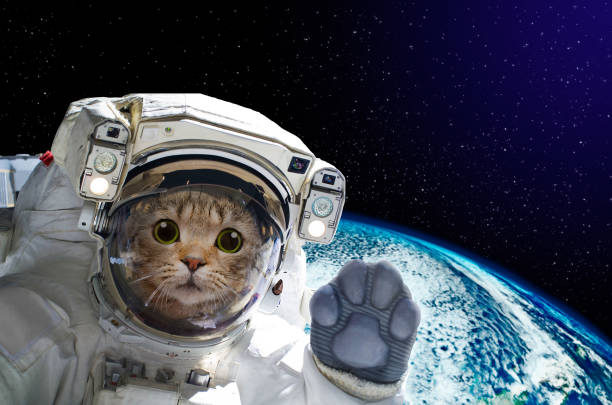
#> input picture assets/images/cat-in-space.jpg, 612 x 405 px
$ python generate_cat.py
#> lines starting #> are read from the running program, lines starting #| are printed output that depends on the picture
"""Convert the home banner photo into dot-matrix ASCII.

Reads assets/images/cat-in-space.jpg and writes templates/partials/cat.html.
Each cell is a dot sized by brightness (· •) on a square grid; the earth's
blues keep a blue tint, everything else sits on the site's ink ramp. Stars
that a cell average would wash out are kept by also looking at each cell's
brightest pixel. Stars alone in open sky go to a layer of their own laid over
the art, where CSS makes them twinkle; the rest stay put.

The art is a picture, so it is written as an inline SVG: every dot sits where
JetBrains Mono would put its "·" or "•" on the grid, drawn as a round cap of
the glyph's own size, one path per tone and size. The twinkling stars are
small HTML dots over it, so their animation stays on the compositor.
"""

from __future__ import annotations

import argparse
import colorsys
import html
from pathlib import Path

from PIL import Image, ImageEnhance, ImageFilter, ImageOps

PROJECT_ROOT = Path(__file__).resolve().parents[1]
SOURCE = PROJECT_ROOT / "assets" / "images" / "cat-in-space.jpg"
OUTPUT = PROJECT_ROOT / "templates" / "partials" / "cat.html"
LABEL = "ascii art of a cat in a spacesuit waving, the earth behind it"

# (left, top, right, bottom) as fractions of the photo: drop the empty sky
# above the helmet and the suit's cuff below the paw.
CROP = (0.0, 0.2, 1.0, 0.84)

# tone classes: t* the ink ramp, b* the earth, w* the cat's fur, g its eyes

# Where each glyph's ink sits in its cell, in cells (a cell is the 0.4em the
# art advances and steps down by). JetBrains Mono's ascent (1.02em) and descent
# (0.3em) put the baseline 0.56em into a 0.4em line; "·" is centred 0.341em
# above it with a 0.082em radius, "•" 0.365em above with 0.12em; both are
# centred 0.3em into their advance.
CENTRE_X = 0.75
CENTRE_Y = {"·": 0.5475, "•": 0.4875}
RADIUS = {"·": 0.205, "•": 0.3}


def _prepare(cols: int, rows: int) -> tuple[Image.Image, Image.Image]:
  image = Image.open(SOURCE).convert("RGB")
  width, height = image.size
  left, top, right, bottom = CROP
  image = image.crop(
    (int(width * left), int(height * top), int(width * right), int(height * bottom))
  )
  image = ImageOps.autocontrast(image, cutoff=0.5)
  image = image.filter(ImageFilter.UnsharpMask(radius=3, percent=120, threshold=2))
  image = ImageEnhance.Color(image).enhance(1.3)
  mean = image.resize((cols, rows), Image.BOX)
  # each cell's brightest pixel, so single-pixel stars survive the average
  cell = max(3, round(image.width / cols) | 1)
  peak = (
    image.convert("L")
    .filter(ImageFilter.MaxFilter(cell))
    .resize((cols, rows), Image.NEAREST)
  )
  return mean, peak


def _kind(r: int, g: int, b: int) -> str:
  hue, light, sat = colorsys.rgb_to_hls(r / 255, g / 255, b / 255)
  if 0.5 <= hue <= 0.72 and sat > 0.3 and light > 0.1:
    return "blue"
  if hue < 0.11 and sat > 0.3 and light > 0.12:
    return "fur"
  if 0.11 <= hue <= 0.3 and sat > 0.35 and light > 0.12:
    return "eye"
  return "ink"


def _dot(lum: float) -> str:
  return "·" if lum < 0.4 else "•"


def _cell(rgb: tuple[int, int, int], peak: float) -> tuple[str, str]:
  r, g, b = rgb
  lum = (0.2126 * r + 0.7152 * g + 0.0722 * b) / 255
  kind = _kind(r, g, b)
  if kind == "fur":
    # fur is darker than the suit around it; lift it so the face reads
    lum = min(1.0, lum * 1.5 + 0.08)
  # the sky's navy wash is blue too, but darker than any ocean
  if (kind == "ink" and lum < 0.15) or (kind == "blue" and lum < 0.17):
    # dark sky: a star only where one pixel is bright
    if peak > 0.4:
      return "·", "s2" if peak > 0.75 else "s1"
    return " ", ""
  if kind == "blue":
    return _dot(lum), "b1" if lum < 0.25 else "b2" if lum < 0.45 else "b3"
  if kind == "fur":
    return _dot(lum), "w1" if lum < 0.4 else "w2" if lum < 0.6 else "w3"
  if kind == "eye":
    return "•", "g"
  if lum < 0.25:
    return "·", "t1"
  if lum < 0.4:
    return "·", "t2"
  if lum < 0.55:
    return "•", "t2"
  if lum < 0.75:
    return "•", "t3"
  return "•", "t4"


def _smooth(row: list[tuple[str, str]]) -> list[tuple[str, str]]:
  """Give a grey dot its neighbours' grey when both agree and it alone differs.

  Each lone flip costs two spans in the markup; on the suit they read as noise.
  Colours (earth, fur, eyes) are left exactly as drawn.
  """
  out = list(row)
  for x in range(1, len(row) - 1):
    (before, left), (glyph, tone), (after, right) = row[x - 1], row[x], row[x + 1]
    if " " in (before, glyph, after) or left != right or tone == left:
      continue
    if tone.startswith("t") and left.startswith("t"):
      out[x] = (glyph, left)
  return out


def render(cols: int, rows: int) -> list[list[tuple[str, str]]]:
  mean, peak = _prepare(cols, rows)
  return [
    _smooth(
      [_cell(mean.getpixel((x, y)), peak.getpixel((x, y)) / 255) for x in range(cols)]
    )
    for y in range(rows)
  ]


def split_stars(
  cells: list[list[tuple[str, str]]],
) -> tuple[list[list[tuple[str, str]]], list[tuple[int, int, bool]]]:
  """Take the stars alone in open sky out of the art, to twinkle on their own.

  A star with anything but other stars near it is a glint on the suit or
  visor, not sky; it stays in the art as a still grey dot.
  """
  rows, cols = len(cells), len(cells[0])
  art = [list(row) for row in cells]
  stars = []
  for y in range(rows):
    for x in range(cols):
      glyph, tone = cells[y][x]
      if not tone.startswith("s"):
        continue
      near = sum(
        1
        for ny in range(max(0, y - 2), min(rows, y + 3))
        for nx in range(max(0, x - 3), min(cols, x + 4))
        if (nx, ny) != (x, y)
        and cells[ny][nx][0] != " "
        and not cells[ny][nx][1].startswith("s")
      )
      if near == 0:
        stars.append((x, y, tone == "s2"))
        art[y][x] = (" ", "")
      else:
        art[y][x] = (glyph, "t2" if tone == "s2" else "t1")
  return art, stars


def stars_html(stars: list[tuple[int, int, bool]], cols: int, rows: int) -> str:
  """The twinkling stars, on the art's grid: one small dot each, with one of
  six rhythms picked from its place so neighbours never pulse together."""
  dots = []
  for x, y, bright in sorted(stars, key=lambda star: (star[1], star[0])):
    rhythm = (x * 7 + y * 13) % 6 + 1
    classes = f"s{rhythm} hi" if bright else f"s{rhythm}"
    dots.append(f'<i class="{classes}" style="--x: {x}; --y: {y}"></i>')
  return (
    f'<span class="cat-stars" aria-hidden="true" '
    f'style="--cols: {cols}; --rows: {rows}">{"".join(dots)}</span>\n'
  )


def _path(dots: list[tuple[int, int]], glyph: str) -> str:
  """Path data for dots of one glyph: a zero-length segment at each centre
  (its round cap is the dot), each a whole number of cells from the last."""
  parts = []
  px = py = None
  for x, y in dots:
    if px is None:
      parts.append(f"M{x + CENTRE_X:g} {y + CENTRE_Y[glyph]:g}h0")
    else:
      parts.append(f"m{x - px} {y - py}h0")
    px, py = x, y
  return "".join(parts)


def to_svg(cells: list[list[tuple[str, str]]], cols: int, rows: int) -> str:
  """A labelled inline SVG: one path for each tone and glyph size."""
  groups: dict[tuple[str, str], list[tuple[int, int]]] = {}
  for y, row in enumerate(cells):
    for x, (glyph, tone) in enumerate(row):
      if glyph != " ":
        groups.setdefault((tone, glyph), []).append((x, y))
  paths = []
  for (tone, glyph), dots in sorted(groups.items()):
    classes = tone if glyph == "·" else f"{tone} l"
    paths.append(f'<path class="{classes}" d="{_path(dots, glyph)}"/>')
  return (
    f'<svg class="cat" viewBox="0 0 {cols} {rows}" role="img" '
    f'aria-label="{html.escape(LABEL)}" focusable="false">{"".join(paths)}</svg>\n'
  )


def main() -> None:
  parser = argparse.ArgumentParser()
  parser.add_argument("--cols", type=int, default=180)
  parser.add_argument("--output", type=Path, default=OUTPUT)
  args = parser.parse_args()
  with Image.open(SOURCE) as image:
#> image is the input picture: PIL image 612x405 RGB; mean R, G, B 70.6, 75.1, 88
    width, height = image.size
#> width = 612; height = 405
  left, top, right, bottom = CROP
  aspect = (width * (right - left)) / (height * (bottom - top))
#> aspect = 2.36
  rows = round(args.cols / aspect)
#> rows = 76
  art, stars = split_stars(render(args.cols, rows))
#> in _prepare, `image = image.crop( (int(width * left), int(height * top), int(width *..`:
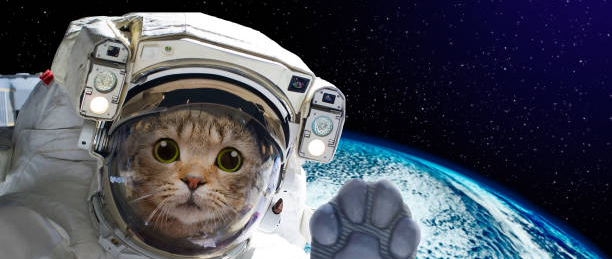
#> image: PIL image 612x259 RGB; mean R, G, B 75.5, 79.1, 90
#> in _prepare, `image = image.filter(ImageFilter.UnsharpMask(radius=3, percent=120, th..`:
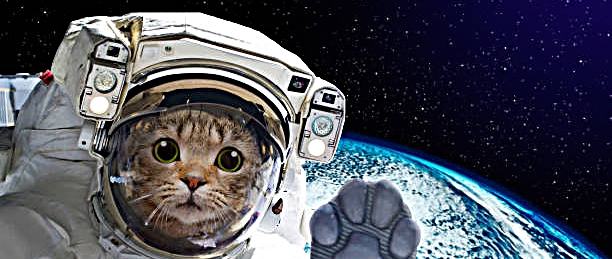
#> image: PIL image 612x259 RGB; mean R, G, B 76.9, 79.7, 89.9
#> in _prepare, `mean = image.resize((cols, rows), Image.BOX)`:
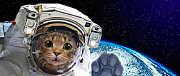
#> mean: PIL image 180x76 RGB; mean R, G, B 76.4, 79.5, 92.6
#> in _prepare, `peak = ( image.convert("L") .filter(ImageFilter.MaxFilter(cell)) .resi..`:
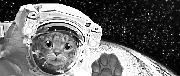
#> peak: PIL image 180x76 L; min 0, max 255, mean 105.8
#> in _smooth, `out = list(row)`: out = 180 items, first 6: (' ', ''), (' ', ''), (' ', ''), (' ', ''), (' ', ''), (' ', '')
#> the loop in _smooth, `for x in range(1, len(row) - 1):` made 178 passes
  markup = to_svg(art, args.cols, rows) + stars_html(stars, args.cols, rows)
#> the loop in to_svg, `for y, row in enumerate(cells):` made 76 passes
#> the loop in to_svg, `for (tone, glyph), dots in sorted(groups.items()):` made 16 passes
#> (tone, glyph, dots) on passes 7, 12: ('t1', '•', [(29, 63)]), ('t4', '·', [(97, 37), (82, 58)])
#> the loop in stars_html, `for x, y, bright in sorted(stars, key=lambda star: (star[1], star[0])):` made 41 passes
#> (x, y, bright) on passes 1 to 12: (6, 2, False), (89, 2, False), (90, 2, False), (117, 2, False), (136, 4, False), (11, 6, True), (171, 8, False), (156, 11, False), (95, 13, False), (148, 13, True), (148, 14, True), (142, 15, False)
  args.output.write_text(markup)
  output = (
    args.output.relative_to(PROJECT_ROOT)
    if args.output.is_relative_to(PROJECT_ROOT)
    else args.output
  )
  print(
    f"{output}: {args.cols}x{rows}, {markup.count('<path')} paths, "
    f"{markup.count('h0')} dots, {len(markup.encode())} bytes"
  )
#| templates/partials/cat.html: 180x76, 16 paths, 7722 dots, 51153 bytes


if __name__ == "__main__":
  main()
